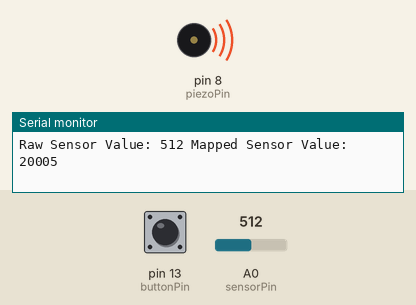
Simulated run of this sketch. Board: Arduino Uno, built with avr-gcc and run on an emulated ATmega328P. Parts: buzzer (waves = sounding), the last lines printed to the serial monitor. The inputs (shaded band) are chosen by the test bench; at power-on: A0 (sensorPin) = 512, pin 13 (buttonPin) LOW.

Above: at 1.2 s.
1.3 s: A0 (sensorPin) set to 750
4.3 s: A0 (sensorPin) set to 783
7.3 s: pin 13 (buttonPin) pulled HIGH for 0.15 s
At 7.5 s:
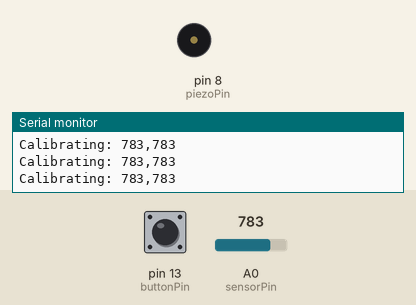
10.4 s: pin 13 (buttonPin) pulled HIGH for 1 s
14.4 s: pin 13 (buttonPin) pulsed HIGH 5 times (0.12 s each, 0.3 s apart)
At 17.3 s:
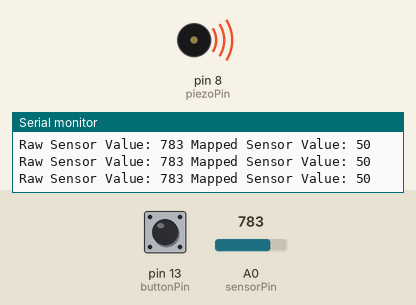
18.9 s: pin 13 (buttonPin) pulled HIGH for 3.2 s
Timing chart, 0 to 71.1 s (numbered marks = the images above; inputs shaded):
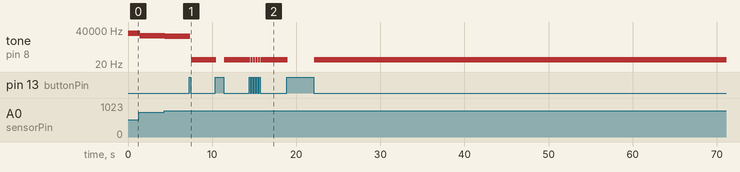

The sketch:

project-06.ino
```cpp
/*
|--------------------------------------------------------------------------
| Project 06 - Light theremin
|--------------------------------------------------------------------------
|
| Create a light-based theremin using a photoresistor and a piezo element.
| Using the tone() function and the external lighting value, generate a
| characteristic sound.
|
*/


// Constants (pins)
const int buttonPin     = 13;     // Input pin of the button used to trigger the calibration process.
const int sensorPin     = A0;     // Input pin to read the analog value of the photoresistor.
const int piezoPin      = 8;      // Output pin to control the piezo.

// Variable initialization
long sensorValue        = 0L;     // Stores the readed value from the piezo (long var to store values over 32767).
int sensorMin           = 1023;   // The initial minimum value of the sensor is the maximum possible value.
int sensorMax           = 0;      // The initial maximum value of the sensor is the minimum possible value.
int duration            = 20;     // Duration of the sound;
int pitchMin            = 50;     // Minimum pitch value of the piezo;
long pitchMax           = 40000L; // Maximum pitch value (long var because the value is over 32767)

// This function reads the sensor value
int readSensor() {

  // read the analog value (range 0 - 1023)
  sensorValue = analogRead(sensorPin);

  // print raw values
  Serial.print("Raw Sensor Value: ");
  Serial.print(sensorValue);

  // re-map the readed value to the corresponding min-max ranges.
  sensorValue = map(sensorValue, sensorMin, sensorMax, pitchMin, pitchMax);

  // store and constrain the output in case the sensor value is outside the range seen during calibration.
  sensorValue = constrain(sensorValue, pitchMin, pitchMax);

  // print re-mapped values
  Serial.print(" Mapped Sensor Value: ");
  Serial.println(sensorValue);

  return sensorValue;
}

// Calibrate the sensors
void calibrate() {

  Serial.print("Calibrating: ");

  // read the sensor
  sensorValue = analogRead(sensorPin);

  // record the maximum sensor value
  if (sensorValue > sensorMax) {
    sensorMax = sensorValue;
  }

  // record the minimum sensor value
  if (sensorValue < sensorMin) {
    sensorMin = sensorValue;
  }

  Serial.print(sensorMin);
  Serial.print(",");
  Serial.println(sensorMax);

}

// Setup code, run once
void setup() {

  // Setup reading speed of the serial port
  Serial.begin(9600);

  // Pin configuration
  pinMode(buttonPin, INPUT);

}

// Main code, run repeatedly
void loop() {

  // while the button is pressed, take calibration readings
  while (digitalRead(buttonPin) == HIGH) {
    calibrate();
  }

  // get the sensor value
  int pitch = readSensor();

  // generate the sound
  tone(piezoPin, pitch, duration);

  // delay the loop before next iteration
  delay(10);

}
```
